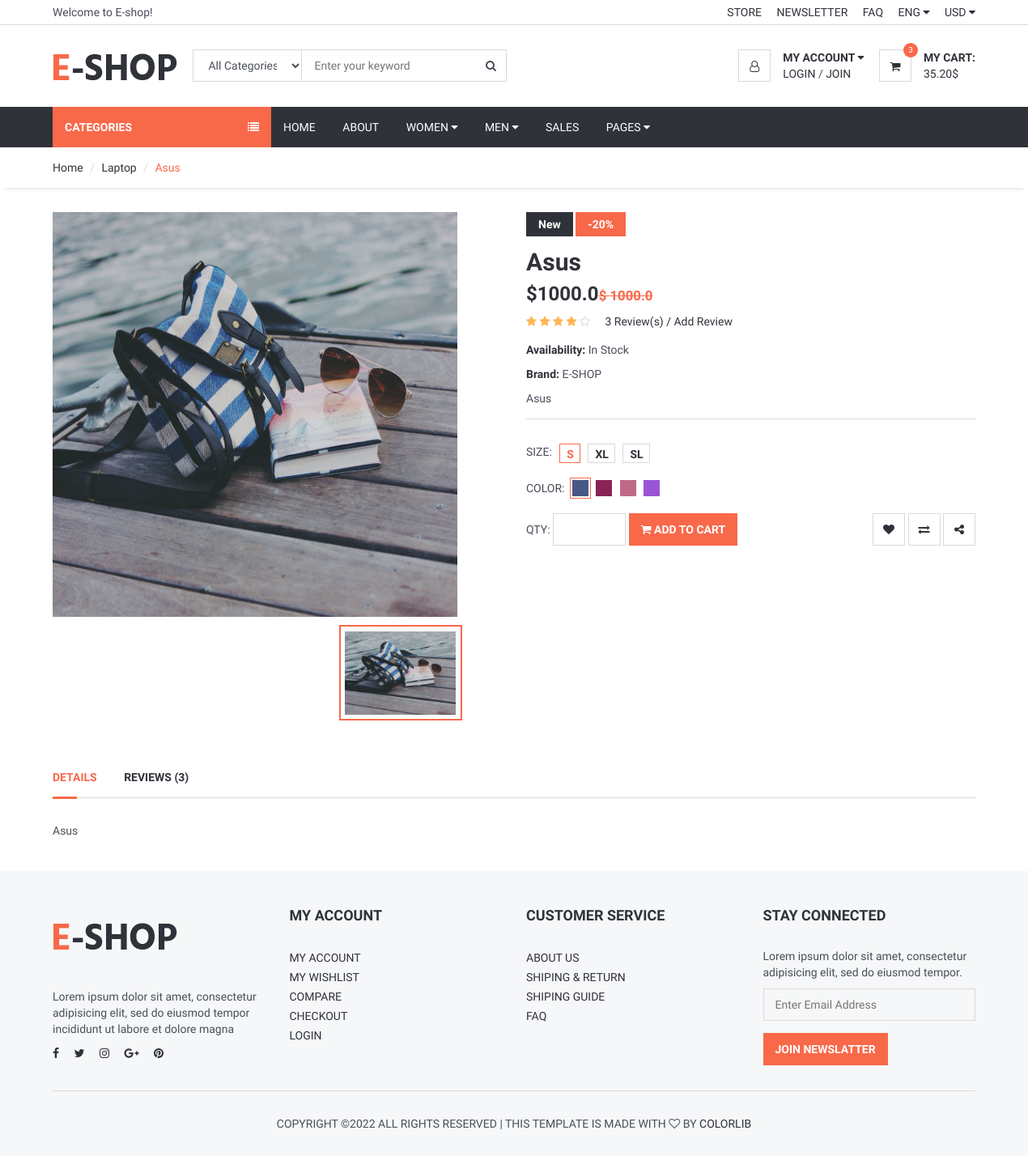
The page /product/6/Asus on the database its author committed.
### product/models.py (models this page shows, shortened)
class Product(models.Model):
    STATUS = (
        ('True', 'True'),
        ('False', 'False'),
    )
    category = models.ForeignKey(Category, on_delete=models.CASCADE)# one product have one category -> one category have many product
    title = models.CharField(max_length=30)
    keyword = models.CharField(max_length=255)
    description = models.CharField(max_length=255)
    image = models.ImageField(upload_to='images/', null=True)
    price = models.FloatField()
    amount = models.IntegerField()
    minamount = models.IntegerField()
    detail = RichTextUploadingField()
    slug = models.SlugField(null=False, unique=True)
    status = models.CharField(max_length=10, choices=STATUS)
    create_at = models.DateTimeField(auto_now_add=True)
    update_at = models.DateTimeField(auto_now=True)

class Category(MPTTModel):
    STATUS = (
        ('True', 'True'),
        ('False', 'False'),
    )
    parent = TreeForeignKey('self', blank=True, null=True, related_name = 'children', on_delete=models.CASCADE)
    title = models.CharField(max_length=30)
    keyword = models.CharField(max_length=255)
    description = models.CharField(max_length=255)
    image = models.ImageField(blank=True, upload_to='images/')
    status = models.CharField(max_length=10, choices=STATUS)
    slug = models.SlugField(null=False, unique=True)
    create_at = models.DateTimeField(auto_now_add=True)
    update_at = models.DateTimeField(auto_now=True)
    class MPTTMeta:
        order_insertion_by = ['title']

### home/views.py (the view)
def productDetail(request, id, slug):
    try:
        product = Product.objects.get(pk=id)
    except Product.DoesNotExist:
        product = None
    category = Category.objects.all()
    image = Images.objects.filter(product_id= id)
    comment = Comment.objects.filter(product_id=id, status='True')
    print('tsting')
    for com in comment:
        print(com.create_at)
        print(type(com.rate))
        for i in range(com.rate):
            print('test')
    context = {
        'product' : product,
        'category' : category,
        'image' : image,
        'comment' : comment,
    }
    return render(request, 'productDetail.html', context)

### home/templates/productDetail.html (shortened to what this page needs)
{% extends 'homebase.html' %}
{% block sidebar %}{% include 'sidebar.html' %}{% endblock %}
{% block body %}
{% load static %}
<div id="breadcrumb">
    <div class="container">
        <ul class="breadcrumb">
            <li><a href="/home/">Home</a></li>
            <li><a href="/category/{{ product.category.id}}/{{ product.category.slug }}">{{ product.category.title }}</a></li>
            <li class="active">{{ product.title }}</li>
        </ul>
    </div>
</div>
<div class="section">
    <div class="container">
        <div class="row">
            <div class="product product-details clearfix">
                <div class="col-md-6">
                    <div id="product-main-view">
                        <div class="product-view">
                            <img src="{{ product.image.url }}" alt="" style="height: 500px; width: 500px;">
                        </div>
                    </div>
                    <div id="product-view">
                        <div class="product-view">
                            <img src="{{ product.image.url }}" alt="">
                        </div>
                    </div>
                </div>
                <div class="col-md-6">
                    <div class="product-body">
                        <div class="product-label">
                            <span>New</span>
                            <span class="sale">-20%</span>
                        </div>
                        <h2 class="product-name">{{ product.title }}</h2>
                        <h3 class="product-price">${{ product.price }}<del class="product-old-price">$ {{ product.price }}</del></h3>
                        <div>
                            <div class="product-rating">
                                <i class="fa fa-star"></i>
                                <i class="fa fa-star"></i>
                                <i class="fa fa-star"></i>
                                <i class="fa fa-star"></i>
                                <i class="fa fa-star-o empty"></i>
                            </div>
                            <a href="#">3 Review(s) / Add Review</a>
                        </div>
                        <p><strong>Availability:</strong> In Stock</p>
                        <p><strong>Brand:</strong> E-SHOP</p>
                        <p>{{ product.description}}</p>
                        <div class="product-options">
                            <ul class="size-option">
                                <li><span class="text-uppercase">Size:</span></li>
                                <li class="active"><a href="#">S</a></li>
                                <li><a href="#">XL</a></li>
                                <li><a href="#">SL</a></li>
                            </ul>
                            <ul class="color-option">
                                <li><span class="text-uppercase">Color:</span></li>
                                <li class="active"><a href="#" style="background-color:#475984;"></a></li>
                                <li><a href="#" style="background-color:#8A2454;"></a></li>
                                <li><a href="#" style="background-color:#BF6989;"></a></li>
                                <li><a href="#" style="background-color:#9A54D8;"></a></li>
                            </ul>
                        </div>
                        <div class="product-btns">
                            <div class="qty-input">
                                <span class="text-uppercase">QTY: </span>
                                <input class="input" type="number">
                            </div>
                            <button class="primary-btn add-to-cart"><i class="fa fa-shopping-cart"></i> Add to Cart</button>
                            <div class="pull-right">
                                <button class="main-btn icon-btn"><i class="fa fa-heart"></i></button>
                                <button class="main-btn icon-btn"><i class="fa fa-exchange"></i></button>
                                <button class="main-btn icon-btn"><i class="fa fa-share-alt"></i></button>
                            </div>
                        </div>
                    </div>
                </div>
                <div class="col-md-12">
                    <div class="product-tab">
                        <ul class="tab-nav">
                            <li class="active"><a data-toggle="tab" href="#tab1">Details</a></li>
                            <li><a data-toggle="tab" href="#tab2">Reviews (3)</a></li>
                        </ul>
                        <div class="tab-content">
                            <div id="tab1" class="tab-pane fade in active">
                                <p>{{ product.detail |safe }}</p>
                            </div>
                        </div>
                    </div>
                </div>
            </div>
        </div>
    </div>
</div>
{% endblock %}

### home/static/css/style.css (style rules this page uses)
body { font-family: 'Hind', sans-serif; color: #4A4E5A; overflow-x: hidden; }
h1, h2, h3, h4, h5, h6 { color: #30323A; margin: 0 0 10px; font-weight: 700; }
strong { color: #30323A; }
ul, ol { margin: 0; padding: 0; list-style: none }
.main-btn, .primary-btn { display: inline-block; padding: 10px 15px; text-transform: uppercase; font-weight: 700; border: none; -webkit-transition: 0.3s all; transition: 0.3s all; }
.icon-btn.main-btn, .icon-btn.primary-btn { width: 40px; height: 40px; line-height: 40px; text-align: center; padding: 0px; border: none; }
.main-btn { color: #30323A; background-color: #FFF; -webkit-box-shadow: 0px 0px 0px 1px #DADADA inset, 0px 0px 0px 6px transparent; box-shadow: 0px 0px 0px 1px #DADADA inset, 0px 0px 0px 6px transparent; }
.primary-btn { color: #FFF; background-color: #F8694A; }
.input { width: 100%; height: 40px; padding: 0px 15px; border: none; background-color: transparent; -webkit-box-shadow: 0px 0px 0px 1px #DADADA inset, 0px 0px 0px 5px transparent; box-shadow: 0px 0px 0px 1px #DADADA inset, 0px 0px 0px 5px transparent; -webkit-transition: 0.3s all; transition: 0.3s all; }
.section { padding-top: 30px; padding-bottom: 30px; }
#breadcrumb { -webkit-box-shadow: 0px 6px 6px -6px rgba(0, 0, 0, 0.175); box-shadow: 0px 6px 6px -6px rgba(0, 0, 0, 0.175); }
.breadcrumb { background-color: transparent; border: none; border-radius: 0px; padding: 15px 0px; margin: 0; }
.breadcrumb>.active { color: #F8694A; }
.breadcrumb>li+li:before { color: #DADADA; }
.product .product-old-price { color: #F8694A; font-size: 70%; }
.product .product-rating { display: inline-block; }
.product .product-rating>i { color: #FFB656; }
.product .product-rating>i.empty { color: #DADADA; }
.product .product-label>span { position: relative; display: inline-block; padding: 5px 15px; font-weight: 700; color: #FFF; background-color: #30323A; z-index: 22; }
.product .product-label>span.sale { background-color: #F8694A; }
#product-view { margin-top: 10px; margin-bottom: 15px; }
#product-view .product-view.slick-slide { opacity: 0.2; }
#product-view .product-view.slick-slide.slick-current { opacity: 1; -webkit-box-shadow: 0px 0px 0px 2px #F8694A inset; box-shadow: 0px 0px 0px 2px #F8694A inset; }
#product-view .product-view { padding: 7.5px; }
.product-view>img { width: 100%; }
.product.product-details .product-name { margin-top: 15px; }
.product.product-details .product-rating { margin-right: 15px; margin-bottom: 15px; }
.product.product-details .product-options { padding-top: 30px; margin-bottom: 15px; border-top: 1px solid #DADADA; margin-top: 15px; }
.product-options .size-option { margin-bottom: 15px; }
.size-option>li { display: inline-block; margin-right: 6px; margin-bottom: 6px; vertical-align: top; }
.size-option>li:last-child { margin-right: 0px; }
.size-option>li>a { display: block; border: 1px solid #DADADA; font-weight: 700; padding: 2px 7px 0px 8px; }
.size-option>li.active a { color: #F8694A; border-color: #F8694A; }
.color-option>li { display: inline-block; margin-right: 6px; margin-bottom: 6px; vertical-align: top; }
.color-option>li:last-child { margin-right: 0px; }
.color-option>li>a { display: block; width: 20px; height: 20px; }
.color-option>li.active a { -webkit-box-shadow: 0px 0px 0px 2px #FFF, 0px 0px 0px 3px #F8694A; box-shadow: 0px 0px 0px 2px #FFF, 0px 0px 0px 3px #F8694A; }
.product.product-details .qty-input { display: inline-block; }
.product.product-details .qty-input .input { width: 90px; }
.product-tab { margin-top: 30px; }
.product-tab .tab-nav { border-bottom: 1px solid #DADADA; margin-bottom: 30px; }
.product-tab .tab-nav li { display: inline-block; }
.product-tab .tab-nav li+li { margin-left: 30px; }
.product-tab .tab-nav li a { display: block; padding: 15px 0px; text-transform: uppercase; font-weight: 700; }
.product-tab .tab-nav li.active { position: relative; }
.product-tab .tab-nav li.active a { color: #F8694A; }
.product-tab .tab-nav li.active a:after { content: ""; position: absolute; left: 0; bottom: -1.5px; height: 3px; width: 30px; background-color: #F8694A; }

### rows shown on the page
Product: category "Laptop", title "Asus", image (picture), price "1000.0", description "Asus", detail "Asus"
